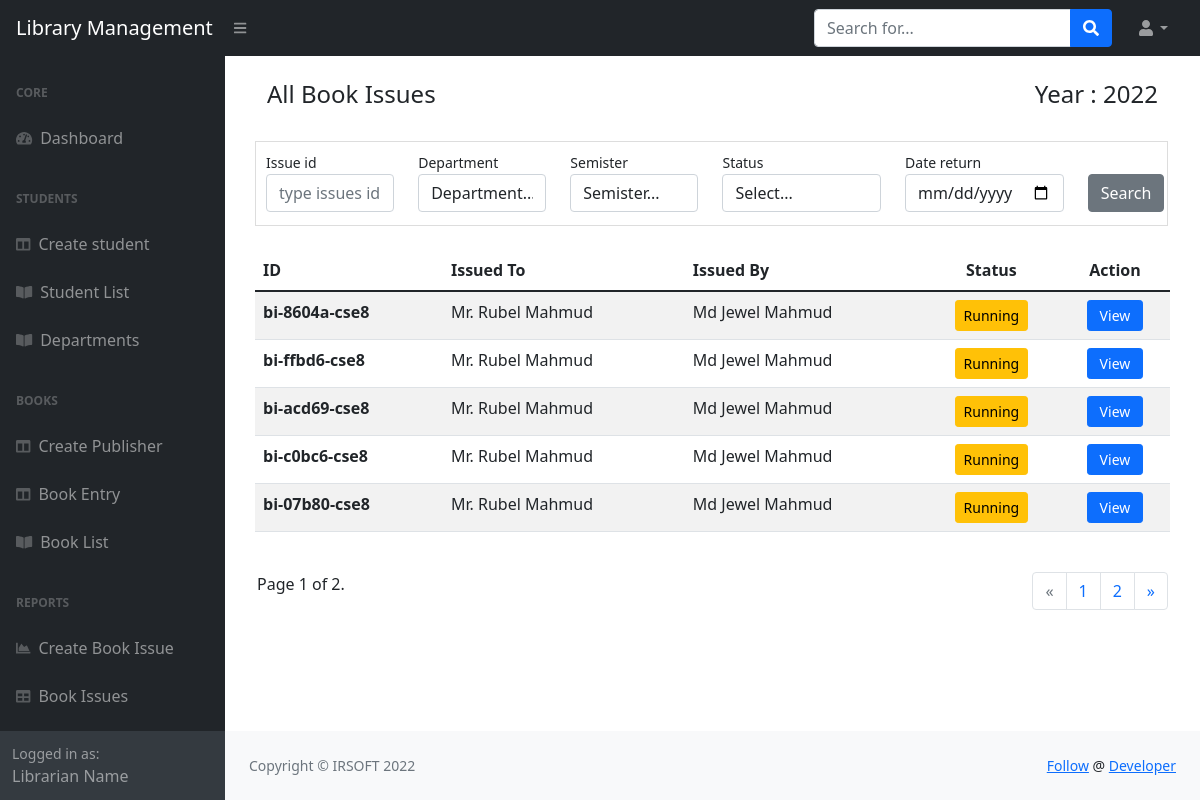
Page /issues/list/ on the earlier database version.
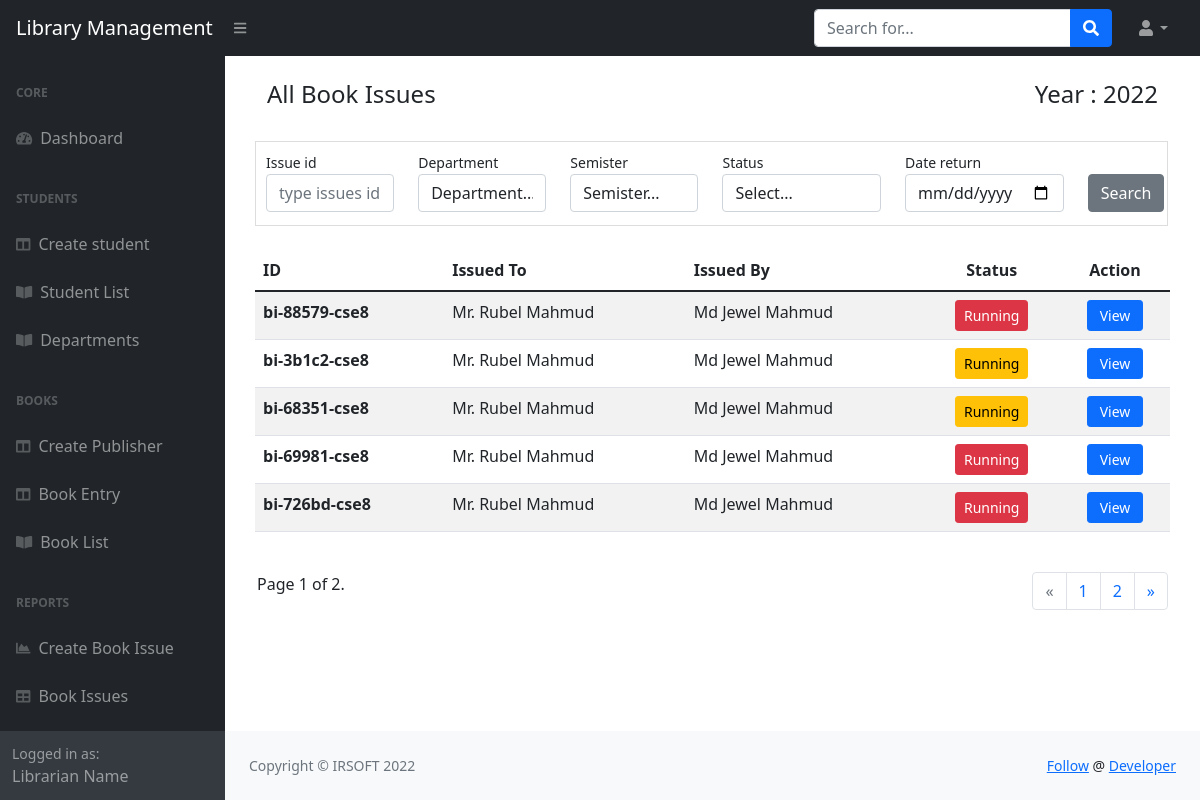
Same page on the later database version.
### book_issues/models.py (models this page shows, shortened)
class BookIssue(models.Model):
    issueId = models.CharField(max_length=50, null=True, blank=True, editable=False)
    title = models.CharField(max_length=100, default='Book reception info')
    slug = models.CharField(max_length=200, null=True, blank=True)
    student = models.ForeignKey(Student, on_delete=models.CASCADE)
    librarian = models.ForeignKey(Librarian, on_delete=models.CASCADE)
    books = models.ManyToManyField(Book)
    issue_date = models.DateTimeField(auto_now_add=True)
    updated_at = models.DateTimeField(null=True, blank=True)
    return_date = models.DateField(null=True, blank=True)
    is_closed = models.BooleanField(default=False)
    class Meta:
        verbose_name_plural = 'bookissues'
    @property
    def zone(self):
        today = datetime.today().date()
        day_between = self.return_date - today
        day = day_between.days
        if day <= 2:
            status = 'danger'
        else:
            status = 'warning'
        return status

### students/models.py (models this page shows, shortened)
class Student(models.Model):
    semisters = (
        ('1st','1st'),
        ('2nd','2nd'),
        ('3rd','3rd'),
        ('4th','4th'),
        ('5th','5th'),
        ('6th','6th'),
        ('7th','7th'),
        ('8th','8th')
    )
    gender = (
        ('male', 'Male'),
        ('female', 'Female'),
        ('other', 'Other'),
    )
    stdId = models.CharField(max_length=50, null=True, blank=True, editable=False)
    name = models.CharField(max_length=100)
    email = models.CharField(max_length=50)
    mobile = models.CharField(max_length=50)
    session = models.CharField(max_length=50)
    department = models.ForeignKey(Department, on_delete=models.CASCADE)
    semister = models.CharField(choices=semisters, max_length=50)
    dob = models.DateField()
    fatherName = models.CharField(max_length=100)
    motherName = models.CharField(max_length=100)
    address = models.TextField(max_length=400)
    religion = models.CharField(max_length=100)
    gender = models.CharField(choices=gender, max_length=100)
    class Meta:
        verbose_name_plural = 'students'

### librarians/models.py (models this page shows, shortened)
class Librarian(models.Model):
    libId = models.CharField(max_length=50, null=True, blank=True)
    name = models.CharField(max_length=100)
    email = models.CharField(max_length=50)
    mobile = models.CharField(max_length=50)
    photo = models.ImageField(max_length=600)
    class Meta:
        verbose_name_plural = 'librarians'

### book_issues/views.py (the view)
# urls.py: path('list/', book_issues, name='issue_list'),
def book_issues(request):
    context = {}
    issueId = request.GET.get('issueId')
    issueDepartment = request.GET.get('issueDepartment')
    issueSemister = request.GET.get('issueSemister')
    status = request.GET.get('status')
    returnDate = request.GET.get('returnDate')
    issues = BookIssue.objects.all().order_by('-issue_date')
    context['departments'] =Department.objects.all()
    context['semisters'] = ['1st', '2nd', '3rd', '4th', '5th', '6th', '7th', '8th']
    if issueId:
        issues = BookIssue.objects.filter(issueId=issueId)
    if issueDepartment and issueDepartment != 'Department...':
        print('Department : ', Department.objects.filter(pk=issueDepartment))
        issues = BookIssue.objects.filter(student__department_id=issueDepartment)
    if issueSemister and issueSemister != 'Semister...':
        issues = BookIssue.objects.filter(student__semister=issueSemister)
    if status and status != 'Select...':
        issues = BookIssue.objects.filter(is_closed=status)
    if returnDate:
        issues = BookIssue.objects.filter(return_date=returnDate)
    paginator = Paginator(issues, 5) # Show 10 contacts per page.
    page_number = request.GET.get('page')
    page_obj = paginator.get_page(page_number)
    context['page_obj'] = page_obj
    return render(request, 'book_issues/issues.html', context)

### templates/book_issues/issues.html (shortened to what this page needs)
{% extends 'base.html' %}
{% block content %}
<div class="container">
    <br>
    <div class="row" style="padding:0px 30px;">
        <div class="col-md-4 ">
            <h4>All Book Issues</h4>
        </div>
        <div class="col-md-4"></div>
        <div class="col-md-4">
            <h4 style="text-align:right;">Year : 2022</h4>
        </div>
    </div>
    <br>
    <div class="row" style="margin-right:50px;">
        <div class="" style=" border:1px solid #ddd; margin-left:30px; padding-top:8px;padding-bottom:5px;padding-left:10px;">
            <form class="form-inline" method="GET">
                <div class="row">
                    <div class="col-md-2">
                        <small><label class="" for="inlineFormInputName2">Issue id</label></small>
                        <input type="text" class="form-control mb-2 mr-sm-2" id="inlineFormInputName2" placeholder="type issues id" name="issueId">
                    </div>
                    <div class="col-md-2">
                        <small><label class="" for="inlineFormCustomSelectPref">Department</label></small>
                        <select class="form-control " id="inlineFormCustomSelectPref" name="issueDepartment">
                            <option selected>Department...</option>
                        </select>
                    </div>
                    <div class="col-md-2">
                        <small><label class="" for="inlineFormCustomSelectPref">Semister</label></small>
                        <select class="form-control custom-select " id="inlineFormCustomSelectPref" name="issueSemister">
                            <option selected>Semister...</option>
                        </select>
                    </div>
                    <div class="col-md-3" style="width:20%;">
                        <div class="form-group">
                            <small><label class="" for="inlineFormCustomSelectPref">Status</label></small>
                            <select class="form-control custom-select " id="inlineFormCustomSelectPref" name="status">
                                <option selected>Select...</option>
                            </select>
                        </div>
                    </div>
                    <div class="col-md-3" style="width:20%;">
                        <div class="form-group">
                            <small><label class="" for="returnDate">Date return</label></small>
                            <input class="form-control" type="date" id="returnDate" name="returnDate" placeholder="Return Date">
                        </div>
                    </div>
                    <div class="col-md-1">
                        <button type="submit" class="btn btn-secondary mb-2" name="issueSearch">Search</button>
                    </div>
                </div>
            </form>
        </div>
    </div>
    <br>
    <div class="row">
        <div class="col-md-12" style="padding:0px 30px;">
            <table class="table table-striped">
              <thead>
                <tr>
                  <th scope="col">ID</th>
                  <th scope="col">Issued To</th>
                  <th scope="col">Issued By</th>
                  <th scope="col" class="text-center">Status</th>
                  <th scope="col" class="text-center">Action</th>
                </tr>
              </thead>
              <tbody>
              {% for issue in page_obj %}
                <tr>
                  <th scope="row">{{ issue.issueId }}</th>
                  <td>{{ issue.student.name }}</td>
                  <td>{{ issue.librarian.name }}</td>
                  {% if issue.is_closed == False %}
                    {% if issue.zone == 'danger' %}
                    <td class="text-center">
                      <button type="button" class="btn btn-danger btn-sm" style="cursor:auto;">Running</button>
                    </td>
                    {% else %}
                    <td class="text-center">
                      <button type="button" class="btn btn-warning btn-sm" style="cursor:auto;">Running</button>
                    </td>
                    {% endif %}
                  {% else %}
                  <td class="text-center">
                      <button type="button" class="btn btn-success btn-sm" style="cursor:auto;">&nbsp;Closed&nbsp;&nbsp;</button>
                  </td>
                  {% endif %}
                  <td class="text-center">
                      <a href="{% url 'document_issue' issue.pk %}" class="btn btn-primary btn-sm">&nbsp;View&nbsp;</a>
                  </td>
                </tr>
              {% endfor %}
              </tbody>
            </table>
        </div>
    </div>
    <div class="paginator_class" style="padding-right:20px; padding-left:20px;">
        <br>
        <div class="row">
            <div class="col-md-6">
                <span class="current">
                    Page {{ page_obj.number }} of {{ page_obj.paginator.num_pages }}.
                </span>
            </div>
            <div class="col-md-6">
                <nav aria-label="...">
                  <ul class="pagination justify-content-end">
                    {% if page_obj.has_previous %}
                    <li class="page-item">
                        <a class="page-link" href="?page={{ page_obj.previous_page_number }}" aria-label="Previous">
                            <span aria-hidden="true">&laquo;</span>
                            <span class="sr-only">Previous</span>
                        </a>
                    </li>
                    {% else %}
                      <li class="page-item disabled">
                        <a class="page-link" href="#" aria-label="Previous">
                            <span aria-hidden="true">&laquo;</span>
                        </a>
                    </li>
                    {% endif %}
                    {% for page_no in page_obj.paginator.page_range %}
                    <li class="page-item"><a class="page-link" href="?page={{ page_no }}">{{ page_no }}</a></li>
                    {% endfor %}
                    {% if page_obj.has_next %}
                    <li class="page-item">
                        <a class="page-link" href="?page={{ page_obj.next_page_number }}" aria-label="Next">
                            <span aria-hidden="true">&raquo;</span>
                        </a>
                    </li>
                    {% endif %}
                  </ul>
                </nav>
            </div>
        </div>
    </div>
</div>
{% endblock content %}

### templates/base.html (shortened to what this page needs)
{% load static %}
<!DOCTYPE html>
<html lang="en">
    <head>
        <link href="https://cdn.jsdelivr.net/npm/simple-datatables@latest/dist/style.css" rel="stylesheet" />
        <link href="{% static 'css/styles.css' %}" rel="stylesheet" />
        <link href="{% static 'css/custom.css' %}" rel="stylesheet" />
    </head>
    <body class="sb-nav-fixed">
        {% include 'top_nav.html' %}
        <div id="layoutSidenav">
            <div id="layoutSidenav_nav">
                {% include "nav.html" %}
            </div>
            <div id="layoutSidenav_content">
                <main>
                {% block content %}{% endblock content %}
                </main>
                {% include "footer.html" %}
            </div>
        </div>
    </body>
</html>

### templates/top_nav.html (shortened to what this page needs)
<nav class="sb-topnav navbar navbar-expand navbar-dark bg-dark">
    <a class="navbar-brand ps-3" href="{% url 'home' %}">Library Management</a>
    <button class="btn btn-link btn-sm order-1 order-lg-0 me-4 me-lg-0" id="sidebarToggle" href="#!"><i class="fas fa-bars"></i></button>
    <form class="d-none d-md-inline-block form-inline ms-auto me-0 me-md-3 my-2 my-md-0">
        <div class="input-group">
            <input class="form-control" type="text" placeholder="Search for..." aria-label="Search for..." aria-describedby="btnNavbarSearch" />
            <button class="btn btn-primary" id="btnNavbarSearch" type="button"><i class="fas fa-search"></i></button>
        </div>
    </form>
    <ul class="navbar-nav ms-auto ms-md-0 me-3 me-lg-4">
        <li class="nav-item dropdown">
            <a class="nav-link dropdown-toggle" id="navbarDropdown" href="#" role="button" data-bs-toggle="dropdown" aria-expanded="false"><i class="fas fa-user fa-fw"></i></a>
        </li>
    </ul>
</nav>

### templates/nav.html
<nav class="sb-sidenav accordion sb-sidenav-dark" id="sidenavAccordion">
    <div class="sb-sidenav-menu">
        <div class="nav">
            <div class="sb-sidenav-menu-heading">Core</div>
            <a class="nav-link" href="{% url 'home' %}">
                <div class="sb-nav-link-icon"><i class="fas fa-tachometer-alt"></i></div>
                Dashboard
            </a>
            <div class="sb-sidenav-menu-heading">Students</div>
            <a class="nav-link" href="{% url 'create_student' %}">
                <div class="sb-nav-link-icon"><i class="fas fa-columns"></i></div>
                Create student
            </a>
            <a class="nav-link" href="{% url 'student_list' %}">
                <div class="sb-nav-link-icon"><i class="fas fa-book-open"></i></div>
                Student List
            </a>
            <a class="nav-link" href="{% url 'department_list' %}">
                <div class="sb-nav-link-icon"><i class="fas fa-book-open"></i></div>
                Departments
            </a>
            <div class="sb-sidenav-menu-heading">Books</div>
            <a class="nav-link collapsed" href="#" data-bs-toggle="collapse" data-bs-target="#collapseLayouts" aria-expanded="false" aria-controls="collapseLayouts">
                <div class="sb-nav-link-icon"><i class="fas fa-columns"></i></div>
                Create Publisher
            </a>
            <a class="nav-link collapsed" href="#" data-bs-toggle="collapse" data-bs-target="#collapseLayouts" aria-expanded="false" aria-controls="collapseLayouts">
                <div class="sb-nav-link-icon"><i class="fas fa-columns"></i></div>
                Book Entry
            </a>
            <a class="nav-link " href="{% url 'book_list' %}">
                <div class="sb-nav-link-icon"><i class="fas fa-book-open"></i></div>
                Book List
            </a>
            <div class="sb-sidenav-menu-heading">Reports</div>
            <a class="nav-link" href="#">
                <div class="sb-nav-link-icon"><i class="fas fa-chart-area"></i></div>
                Create Book Issue
            </a>
            <a class="nav-link" href="{% url 'issue_list' %}">
                <div class="sb-nav-link-icon"><i class="fas fa-table"></i></div>
                Book Issues
            </a>
        </div>
    </div>
    <div class="sb-sidenav-footer">
        <div class="small">Logged in as:</div>
        Librarian Name
    </div>
</nav>

### templates/footer.html
<footer class="py-4 bg-light mt-auto">
    <div class="container-fluid px-4">
        <div class="d-flex align-items-center justify-content-between small">
            <div class="text-muted">Copyright &copy; IRSOFT 2022</div>
            <div>
                <a href="#">Follow</a>
                @
                <a href="#">Developer</a>
            </div>
        </div>
    </div>
</footer>

### templates/footer_script.html (shortened to what this page needs)
{% load static %}

Differences in the rows shown:
removed BookIssue: issueId "bi-8604a-cse8", student.name "Mr. Rubel Mahmud", librarian.name "Md Jewel Mahmud", is_closed "Running"
removed BookIssue: issueId "bi-ffbd6-cse8", student.name "Mr. Rubel Mahmud", librarian.name "Md Jewel Mahmud", is_closed "Running"
removed BookIssue: issueId "bi-acd69-cse8", student.name "Mr. Rubel Mahmud", librarian.name "Md Jewel Mahmud", is_closed "Running"
removed BookIssue: issueId "bi-c0bc6-cse8", student.name "Mr. Rubel Mahmud", librarian.name "Md Jewel Mahmud", is_closed "Running"
removed BookIssue: issueId "bi-07b80-cse8", student.name "Mr. Rubel Mahmud", librarian.name "Md Jewel Mahmud", is_closed "Running"
added BookIssue: issueId "bi-88579-cse8", student.name "Mr. Rubel Mahmud", librarian.name "Md Jewel Mahmud", is_closed "Running"
added BookIssue: issueId "bi-3b1c2-cse8", student.name "Mr. Rubel Mahmud", librarian.name "Md Jewel Mahmud", is_closed "Running"
added BookIssue: issueId "bi-68351-cse8", student.name "Mr. Rubel Mahmud", librarian.name "Md Jewel Mahmud", is_closed "Running"
added BookIssue: issueId "bi-69981-cse8", student.name "Mr. Rubel Mahmud", librarian.name "Md Jewel Mahmud", is_closed "Running"
added BookIssue: issueId "bi-726bd-cse8", student.name "Mr. Rubel Mahmud", librarian.name "Md Jewel Mahmud", is_closed "Running"
